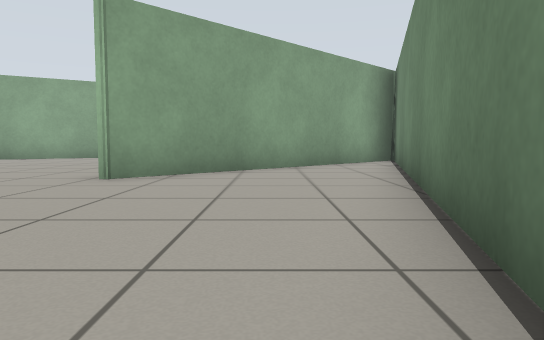
View 1 (above)

14 first-person views from a walk through a robot-simulator world made for Gazebo. The camera is 0.5 m above the floor, tilts 4° down and sees 70° across. The floor is counted in squares, 1 m on a side. Each view is taken from the middle of a square. On the plan, view 1 faces up. The plan holds only what a view shows up to about 9 squares ahead; the rest is blank.

View 2
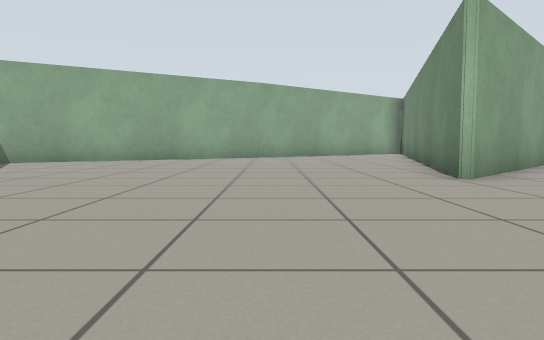

View 3
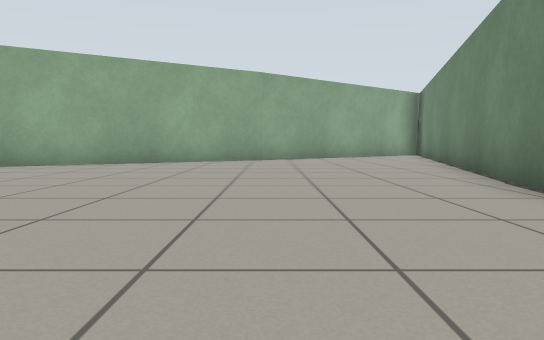

View 4
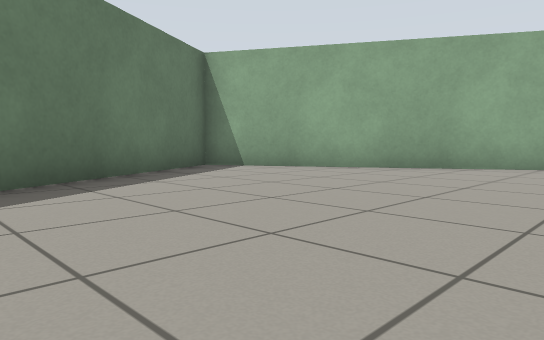

View 5
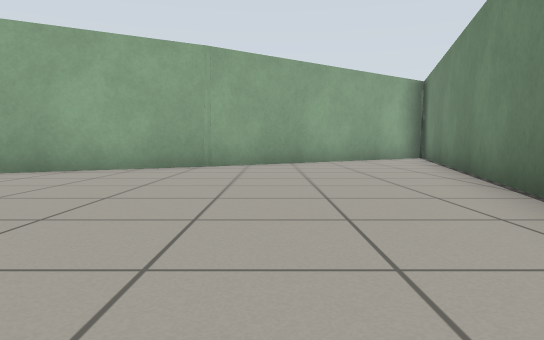

View 6
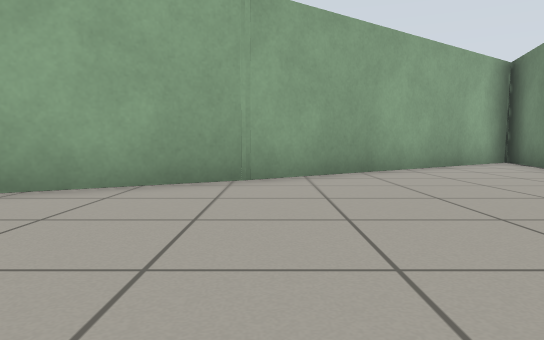

View 7
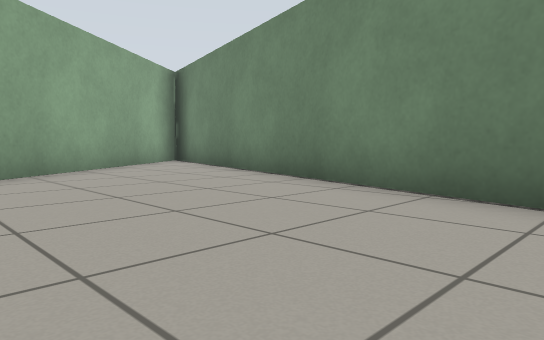

View 8
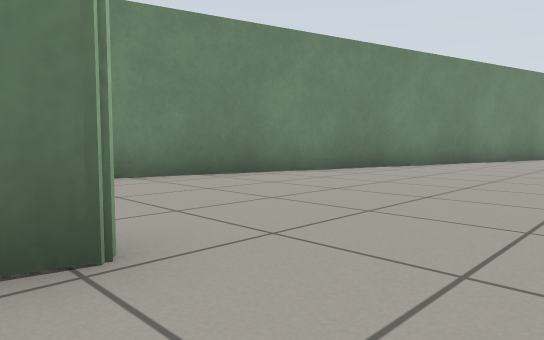

View 9
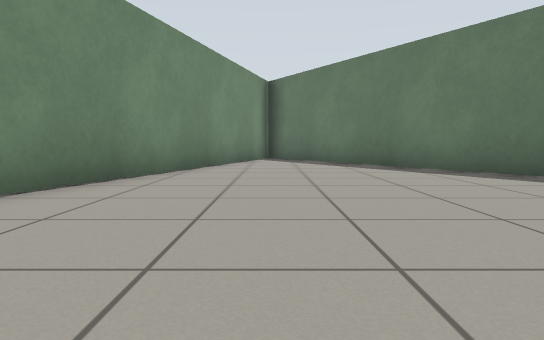

View 10
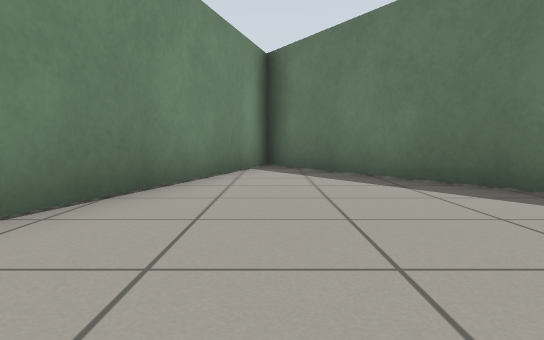

View 11
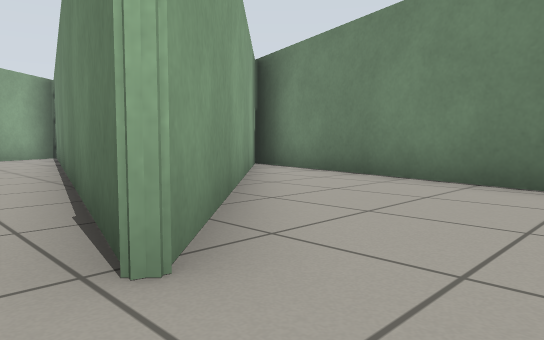

View 12
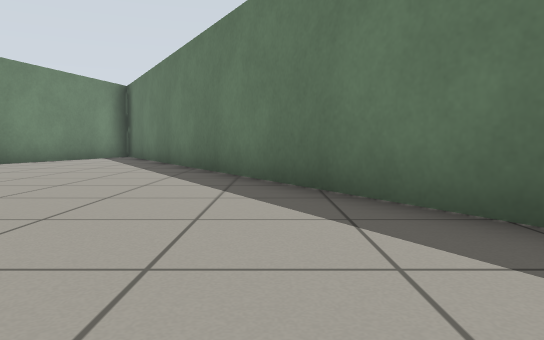

View 13
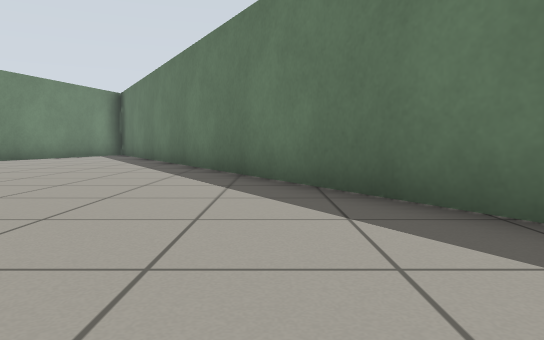

View 14
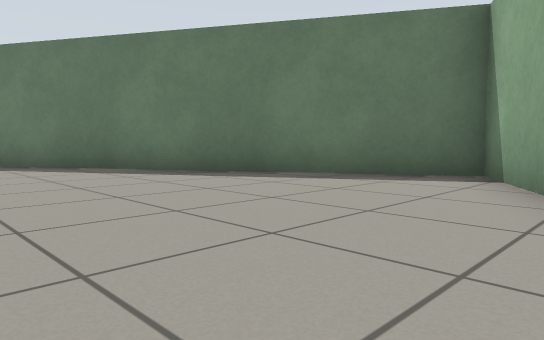

### Floor plan
Points are (right, up) in squares from view 1. A wall is a line through its corners. A room is listed if a view was taken in it or the views show most of it. See-through windows are left out.
Room 1 (views 1, 2, 3, 4, 5, 6, 7, 8, 9, 10, 11, 12, 13, 14)
walls: (-5.3, 13.2) (-12.3, 9.2) (-1.9, -8.9) (3.3, 10.6); (3.2, 10.8) (-2.4, 5.1) (0.8, 17.2); (0, 17.2) (-5.5, 13.1)

Positions as (right, up) in squares from view 1, and headings:
1: (0, 0), facing up
2: (-5, 0), facing up
3: (-5, 2), facing up
4: (-5, 4), facing up-left
5: (-4, 5), facing up
6: (-5, 8), facing up
7: (-5, 8), facing up-right
8: (-4, 6), facing down-right
9: (-2, 4), facing down
10: (-2, 0), facing down
11: (-3, 4), facing up-right
12: (-7, 5), facing down
13: (-8, 7), facing down
14: (-6, 11), facing down-left
